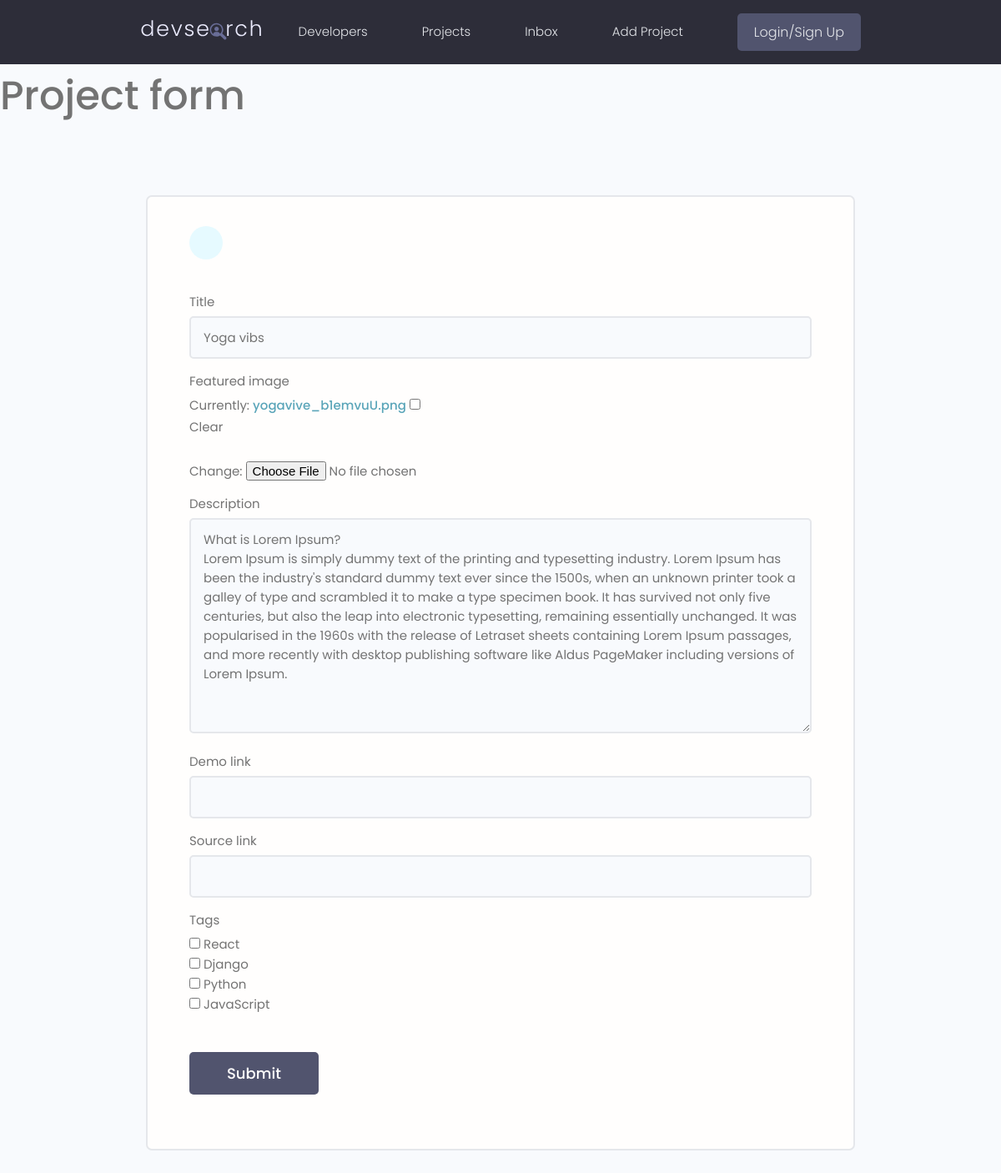
Page /projects/update-project/1ad755185fa14e9bb088213d43604d12/ on the earlier database version.
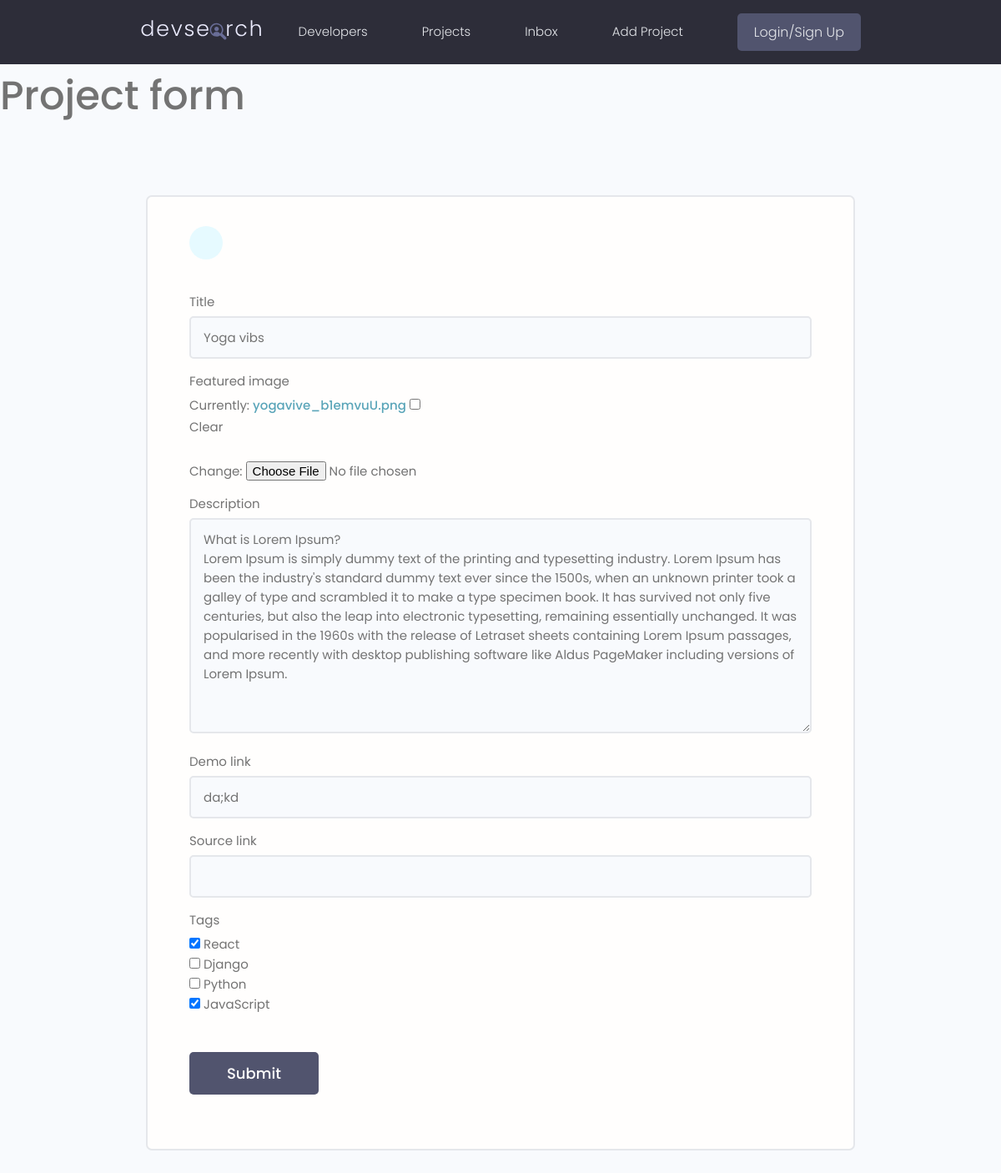
Same page on the later database version.
### projects/models.py (models this page shows, shortened)
class Project(models.Model):
    owner = models.ForeignKey(Profile, null=True, blank=True, on_delete=models.SET_NULL)
    title = models.CharField(max_length=200)
    description = models.TextField(null=True, blank=True)
    featured_image = models.ImageField(null=True, blank=True, default="default.jpg")
    demo_link = models.CharField(max_length=2000, null=True, blank=True)
    source_link = models.CharField(max_length=2000, null=True, blank=True)
    tags = models.ManyToManyField('Tag', blank=True)
    vote_total = models.IntegerField(default=0, null=True, blank=True)
    vote_ratio = models.IntegerField(default=0, null=True, blank=True)
    created = models.DateTimeField(auto_now_add=True)
    id = models.UUIDField(default=uuid.uuid4, unique=True,
                          primary_key=True, editable=False)

### projects/views.py (the view)
# urls.py: path('update-project/<str:pk>/', views.updateProject, name="update-project"),
def updateProject(request, pk):
    project = Project.objects.get(id=pk)
    form  = ProjectForm(instance=project)
    if request.method == 'POST':
        form = ProjectForm(request.POST, request.FILES, instance=project)
        if form.is_valid():
            form.save()
            return redirect('projects')
    context = {'form': form}
    return render(request, 'projects/project_form.html', context)

### projects/forms.py
class ProjectForm(ModelForm):
    class Meta:
        model = Project
        fields = ['title', 'featured_image', 'description', 'demo_link', 'source_link', 'tags']
        widgets = {
            'tags':forms.CheckboxSelectMultiple(),
        }
    def __init__(self, *args, **kwargs):
        super(ProjectForm, self).__init__(*args, **kwargs)
        for name, field in self.fields.items():
            field.widget.attrs.update({'class':'input'})

### projects/models.py (called while the page is built)
    def __str__(self):
        return self.name

### projects/templates/projects/project_form.html (shortened to what this page needs)
{% extends 'main.html' %}
{% block content %}
<h1>Project form</h1>
<main class="formPage my-xl">
    <div class="content-box">
        <div class="formWrapper">
            <a class="backButton" href="#"></a>
            <br>
            <form class="form" method="POST" enctype="multipart/form-data">
                {% for field in form %}
                <div class="form__field">
                    <label for="formInput#text">{{field.label}}</label>
                    {{field}}
                </div>
                {% endfor %}
                <input class="btn btn--sub btn--lg  my-md" type="submit" value="Submit" />
            </form>
        </div>
    </div>
</main>
{% endblock %}

Differences in the rows shown:
changed Project "Yoga vibs": demo_link (not shown) → "da;kd"
Other differences:
form field tags: "☐ ☐ ☐ ☐" → "☑ ☐ ☐ ☑"
